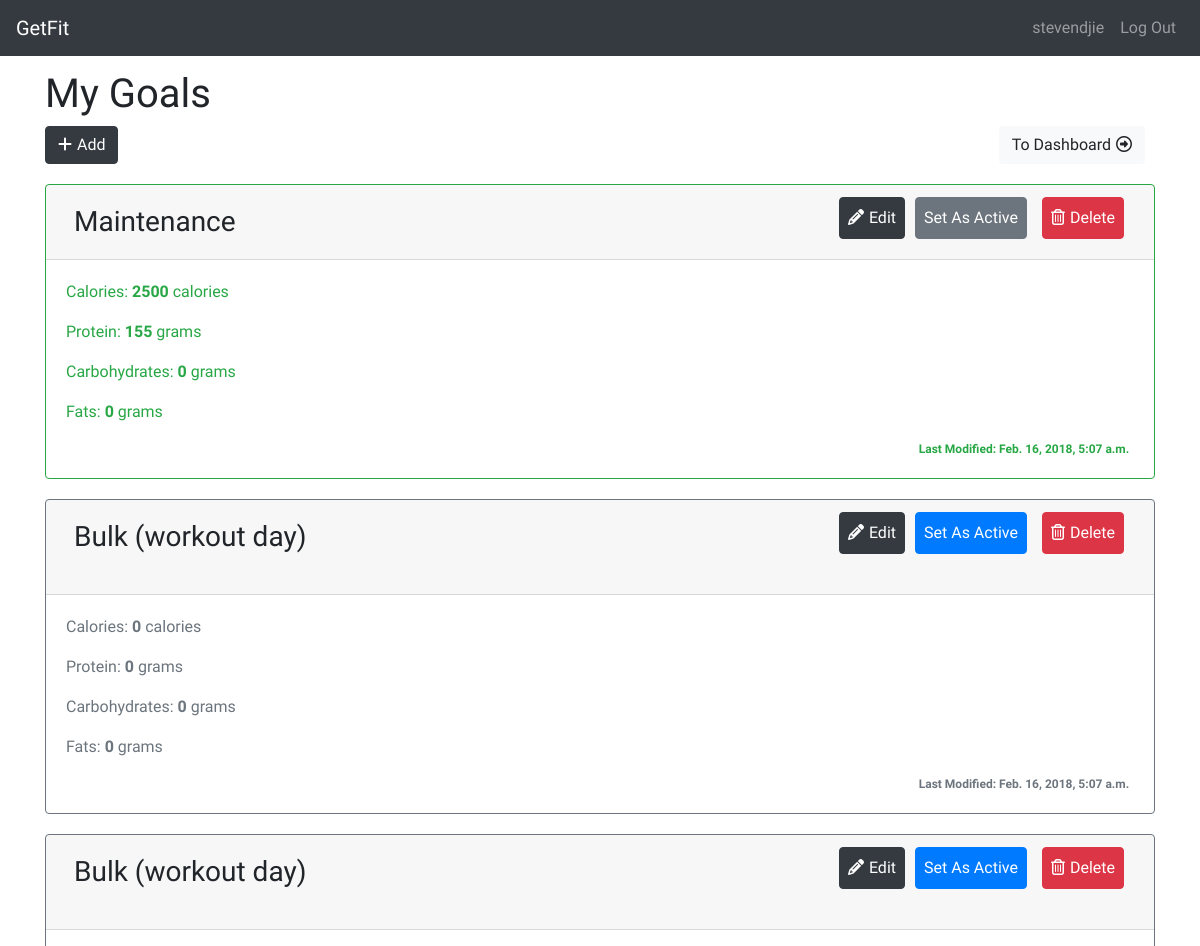
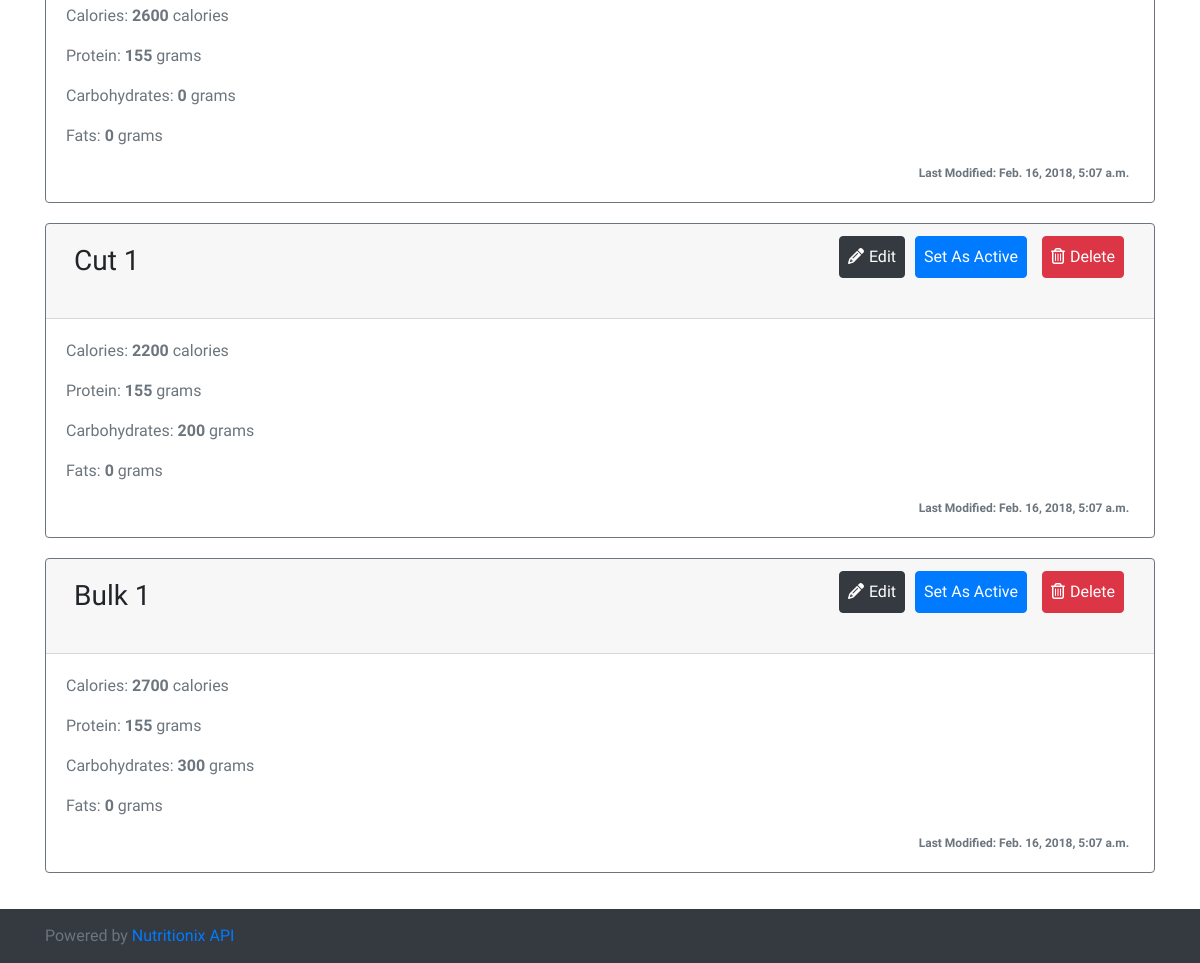
Page /counter/goals/ (signed in) on the earlier database version (2 pictures, top to bottom).
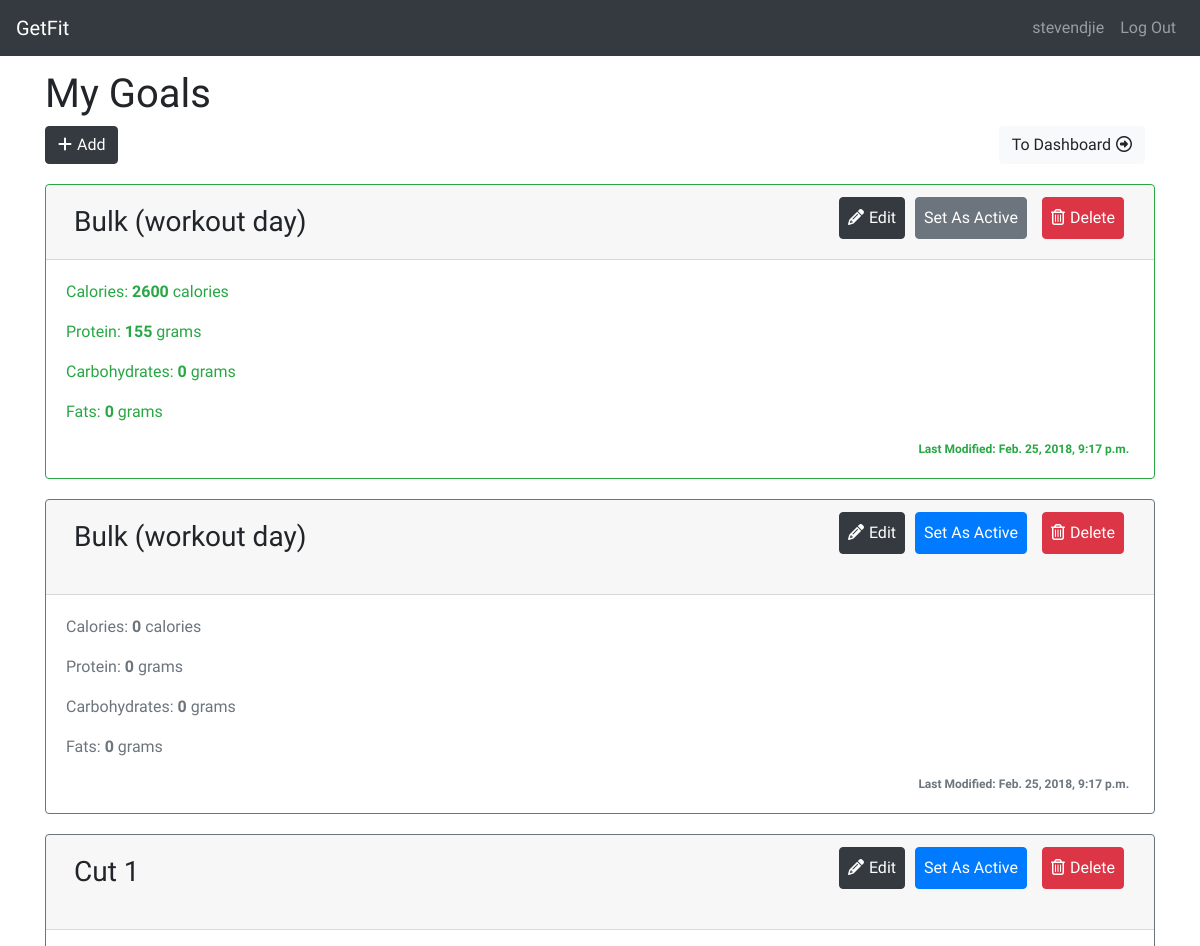
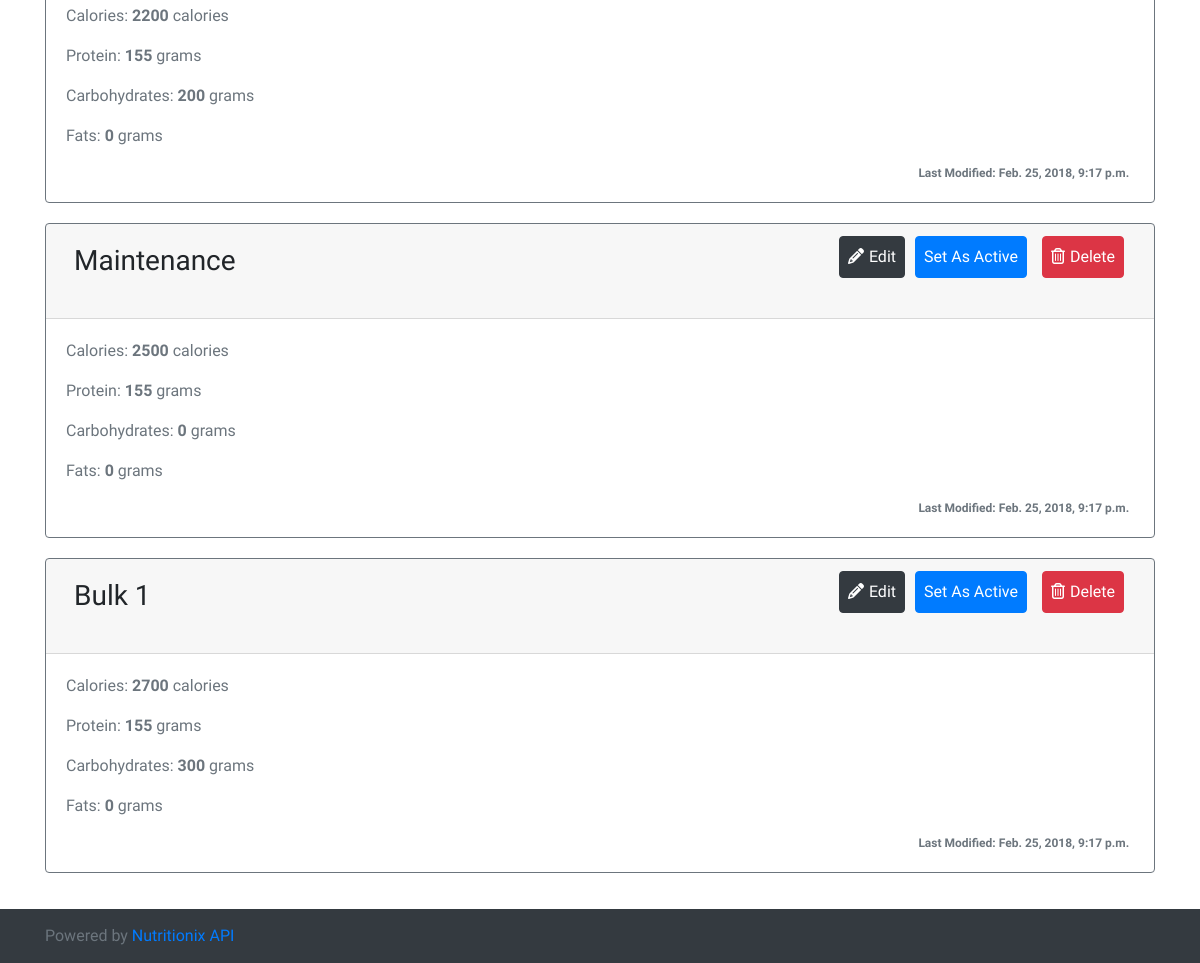
Same page on the later database version (2 pictures, top to bottom).
### counter/models.py (models this page shows, shortened)
class Goal(models.Model):
   protein = models.DecimalField(max_digits=15, decimal_places=2)
   carbohydrates = models.DecimalField(max_digits=15, decimal_places=2)
   fats = models.DecimalField(max_digits=15, decimal_places=2)
   calories = models.DecimalField(max_digits=15, decimal_places=2)
   name = models.CharField(max_length=200, blank=False)
   isActive = models.BooleanField(default=False)
   dateAdded = models.DateTimeField(auto_now=True, null=True)

### counter/views/goal_views.py (the view, shortened to what this page needs)
@login_required
def viewGoals(request):
    if request.method == 'GET':
        allGoals = Goal.objects.order_by('-dateAdded')
        hasGoal = True
        hasActiveGoal = True
        if not allGoals:
            hasGoal = False
        try:
            activeGoal = Goal.objects.get(isActive=True)
        except ObjectDoesNotExist:
            hasActiveGoal = False
        context = {
            'allGoals' : allGoals,
            'hasGoal' : hasGoal,
            'hasActiveGoal' : hasActiveGoal,
        }
        if hasActiveGoal:
            context.update({'activeGoal' : activeGoal})
        return render(request, 'counter/view_goals.html', context=context)

### counter/templates/counter/view_goals.html (shortened to what this page needs)
{% extends 'counter/base.html' %}
{% block body %}
<h1>My Goals</h1>
<div class="button-panel d-flex justify-content-between">
    <a href="{% url 'counter:newGoal' %}"><button name="newGoal" class="btn btn-dark"><i class="fa fa-plus" aria-hidden="true"></i>Add</button></a>
    <a href="{% url 'counter:index' %}"><button name="newGoal" class="btn btn-light">To Dashboard<i class="fa fa-arrow-circle-o-right" aria-hidden="true"></i></button></a>
</div>
{% if hasGoal is not True %}
<div class="d-flex justify-content-center">
    <p class="error">You have no goals yet.</p>
</div>
{% else %}
{% if hasActiveGoal is True %}
<div class="card border-success">
    <h3 class="card-header d-flex justify-content-end">
        <span class="mr-auto p-2">{{activeGoal.name}}</span>
        <a href="{% url 'counter:editGoal' activeGoal.id %}"><button class="btn btn-dark p-2 card-btn"><i class="fa fa-pencil" aria-hidden="true"></i>Edit</button></a>
        <span><button class="btn btn-secondary p-2 card-btn notAllowed">Set As Active</button></span>
        <a href="{% url 'counter:deleteGoal' activeGoal.id %}"><button class="btn btn-danger p-2 card-btn"><i class="fa fa-trash-o" aria-hidden="true"></i>Delete</button></a>
    </h3>
    <div class="card-body text-success">
        <p class="card-text">Calories: <span class="font-weight-bold">{{activeGoal.calories.normalize}}</span> calories</p>
        <p class="card-text">Protein: <span class="font-weight-bold">{{activeGoal.protein.normalize}}</span> grams</p>
        <p class="card-text">Carbohydrates: <span class="font-weight-bold">{{activeGoal.carbohydrates.normalize}}</span> grams</p>
        <p class="card-text">Fats: <span class="font-weight-bold">{{activeGoal.fats.normalize}}</span> grams</p>
        <div class="d-flex justify-content-end">
            <span class="badge badge-default">Last Modified: {{activeGoal.dateAdded}}</span>
        </div>
    </div>
</div>
{% endif %}
{% for goal in allGoals %}
{% if goal.isActive is not True %}
<div class="card border-secondary">
    <h3 class="card-header d-flex justify-content-end">
        <span class="mr-auto p-2">{{goal.name}}</span>
        <a href="{% url 'counter:editGoal' goal.id %}"><button class="btn btn-dark p-2 card-btn"><i class="fa fa-pencil" aria-hidden="true"></i>Edit</button></a>
        <form action="{% url 'counter:viewGoals' %}" method="post">{% csrf_token %}<button class="btn btn-primary p-2 card-btn" name="activeButton" value="{{goal.id}}">Set As Active</button></form>
        <a href="{% url 'counter:deleteGoal' goal.id %}"><button class="btn btn-danger p-2 card-btn"><i class="fa fa-trash-o" aria-hidden="true"></i>Delete</button></a>
    </h3>
    <div class="card-body text-secondary">
        <p class="card-text">Calories: <span class="font-weight-bold">{{goal.calories.normalize}}</span> calories</p>
        <p class="card-text">Protein: <span class="font-weight-bold">{{goal.protein.normalize}}</span> grams</p>
        <p class="card-text">Carbohydrates: <span class="font-weight-bold">{{goal.carbohydrates.normalize}}</span> grams</p>
        <p class="card-text">Fats: <span class="font-weight-bold">{{goal.fats.normalize}}</span> grams</p>
        <div class="d-flex justify-content-end">
            <span class="badge badge-default">Last Modified: {{goal.dateAdded}}</span>
        </div>
    </div>
</div>
{% endif %}
{% endfor %}
{% endif %}
{% endblock %}

Differences in the rows shown:
no longer on one of the page's lists (row edited): Goal: name "Bulk (workout day)", calories.normalize "2600", protein.normalize "155", carbohydrates.normalize "0", fats.normalize "0", dateAdded "Feb. 16, 2018, 5:07 a.m."
changed Goal (number 2 of 5 on the later page): dateAdded "Feb. 16, 2018, 5:07 a.m." → "Feb. 25, 2018, 9:17 p.m."
changed Goal "Cut 1": dateAdded "Feb. 16, 2018, 5:07 a.m." → "Feb. 25, 2018, 9:17 p.m."
now on one of the page's lists (row edited): Goal: name "Maintenance", calories.normalize "2500", protein.normalize "155", carbohydrates.normalize "0", fats.normalize "0", dateAdded "Feb. 25, 2018, 9:17 p.m."
changed Goal "Bulk 1": dateAdded "Feb. 16, 2018, 5:07 a.m." → "Feb. 25, 2018, 9:17 p.m."
Other differences:
{{ activeGoal.name }}: "Maintenance" → "Bulk (workout day)"
{{ activeGoal.calories.normalize }}: "2500" → "2600"
{{ activeGoal.dateAdded }}: "Feb. 16, 2018, 5:07 a.m." → "Feb. 25, 2018, 9:17 p.m."
